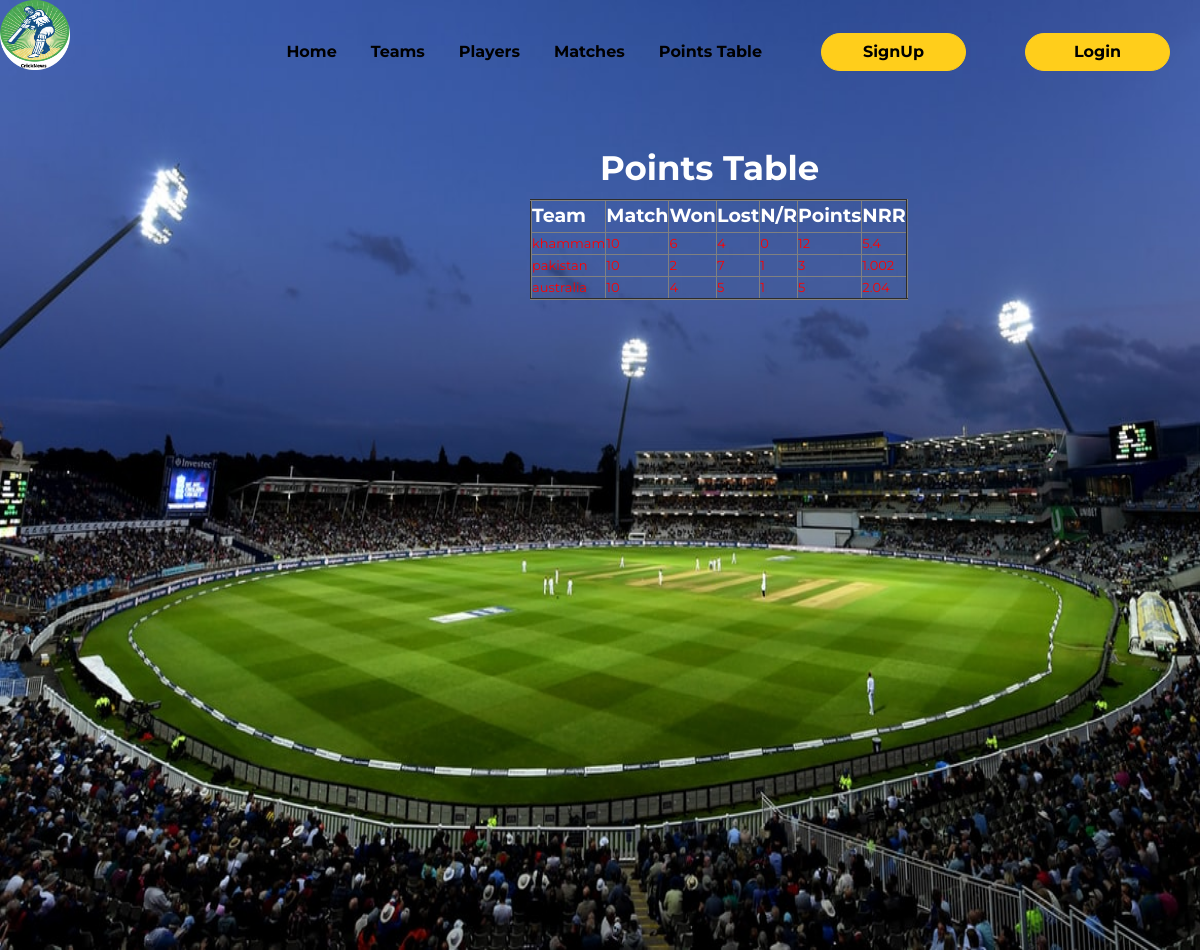
Page /pointstable on the committed database.
### CricketApp_1/models.py (models this page shows)
class pointstable(models.Model):
    team=models.CharField(max_length=100)
    match=models.IntegerField()
    won=models.IntegerField()
    lost=models.IntegerField()
    n_r=models.IntegerField()
    points=models.IntegerField()
    nrr=models.FloatField()

### CricketApp_1/views.py (the view)
# urls.py: path('pointstable', views.pointstabledisp, name='pointstable'),
def pointstabledisp(request):
    form = pointstable.objects.all()
    return render(request, 'pointstable.html', {'form': form})

### templates/pointstable.html (shortened to what this page needs)
{% extends 'base.html' %}
{% load static %}
{% block content %}
<div>
    <img src="{% static 'images/lightback.jpeg' %}">
</div>
<h2 style="margin-top:150px;color:white;margin-left:600px;"><b> Points Table </b></h2>
<table border=2>
        <thead>
            <th>Team</th>
            <th>Match</th>
            <th>Won</th>
            <th>Lost</th>
            <th>N/R</th>
            <th>Points</th>
             <th>NRR</th>
        </thead>
        {% for point in form %}
        <tr>
            <td>{{point.team}}</td>
            <td>{{point.match}}</td>
            <td>{{point.won}}</td>
            <td>{{point.lost}}</td>
            <td>{{point.n_r}}</td>
            <td>{{point.points}}</td>
            <td>{{point.nrr}}</td>
        </tr>
        {% endfor %}
    </table>
{% endblock %}

### static/css/all.css (style rules this page uses)
* { font-size: 100.01%; }
html { font-size: 62.5%; height: 100%; }
body { margin: 0; height: 100%; font: 1.3rem/1.61538 "Montserrat", sans-serif; }

### templates/pointstable.html (style rules this page uses)
img { width:100%; height:100%; position: absolute; left: 0px; top: 0px; z-index:-1; }
th { font-size:19px; color:white; }
td { font-size:15px font-align=center; color:red; }
table { margin-left:530px; }

### rows in the picture
pointstable: team "khammam", points "12"
pointstable: team "pakistan", points "3"
pointstable: team "australia", points "5"
